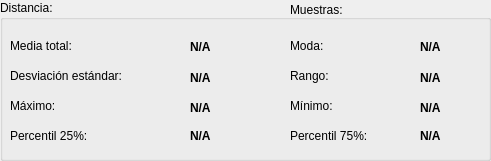
  <widget class="QGroupBox" name="groupBox">
   <property name="geometry">
    <rect>
     <x>10</x>
     <y>10</y>
     <width>491</width>
     <height>161</height>
    </rect>
   </property>
   <property name="title">
    <string>Distancia:</string>
   </property>
   <widget class="QLabel" name="label_16">
    <property name="geometry">
     <rect>
      <x>10</x>
      <y>120</y>
      <width>161</width>
      <height>31</height>
     </rect>
    </property>
    <property name="text">
     <string>Percentil 25%:</string>
    </property>
   </widget>
   <widget class="QLabel" name="label_9">
    <property name="geometry">
     <rect>
      <x>190</x>
      <y>98</y>
      <width>63</width>
      <height>20</height>
     </rect>
    </property>
    <property name="font">
     <font>
      <bold>true</bold>
     </font>
    </property>
    <property name="text">
     <string>N/A</string>
    </property>
   </widget>
   <widget class="QLabel" name="label_13">
    <property name="geometry">
     <rect>
      <x>190</x>
      <y>126</y>
      <width>63</width>
      <height>20</height>
     </rect>
    </property>
    <property name="font">
     <font>
      <bold>true</bold>
     </font>
    </property>
    <property name="text">
     <string>N/A</string>
    </property>
   </widget>
   <widget class="QLabel" name="label_8">
    <property name="geometry">
     <rect>
      <x>190</x>
      <y>68</y>
      <width>63</width>
      <height>20</height>
     </rect>
    </property>
    <property name="font">
     <font>
      <bold>true</bold>
     </font>
    </property>
    <property name="text">
     <string>N/A</string>
    </property>
   </widget>
   <widget class="QLabel" name="label_6">
    <property name="geometry">
     <rect>
      <x>290</x>
      <y>90</y>
      <width>61</width>
      <height>31</height>
     </rect>
    </property>
    <property name="text">
     <string>Mínimo:</string>
    </property>
   </widget>
   <widget class="QLabel" name="label_11">
    <property name="geometry">
     <rect>
      <x>420</x>
      <y>68</y>
      <width>63</width>
      <height>20</height>
     </rect>
    </property>
    <property name="font">
     <font>
      <bold>true</bold>
     </font>
    </property>
    <property name="text">
     <string>N/A</string>
    </property>
   </widget>
   <widget class="QLabel" name="label_10">
    <property name="geometry">
     <rect>
      <x>420</x>
      <y>98</y>
      <width>63</width>
      <height>20</height>
     </rect>
    </property>
    <property name="font">
     <font>
      <bold>true</bold>
     </font>
    </property>
    <property name="text">
     <string>N/A</string>
    </property>
   </widget>
   <widget class="QLabel" name="label_7">
    <property name="geometry">
     <rect>
      <x>190</x>
      <y>37</y>
      <width>63</width>
      <height>20</height>
     </rect>
    </property>
    <property name="font">
     <font>
      <bold>true</bold>
     </font>
    </property>
    <property name="text">
     <string>N/A</string>
    </property>
   </widget>
   <widget class="QLabel" name="label_5">
    <property name="geometry">
     <rect>
      <x>10</x>
      <y>90</y>
      <width>161</width>
      <height>31</height>
     </rect>
    </property>
    <property name="text">
     <string>Máximo:</string>
    </property>
   </widget>
   <widget class="QLabel" name="label_3">
    <property name="geometry">
     <rect>
      <x>10</x>
      <y>60</y>
      <width>161</width>
      <height>31</height>
     </rect>
    </property>
    <property name="text">
     <string>Desviación estándar:</string>
    </property>
   </widget>
   <widget class="QLabel" name="label_14">
    <property name="geometry">
     <rect>
      <x>290</x>
      <y>120</y>
      <width>101</width>
      <height>31</height>
     </rect>
    </property>
    <property name="text">
     <string>Percentil 75%:</string>
    </property>
   </widget>
   <widget class="QLabel" name="label">
    <property name="geometry">
     <rect>
      <x>10</x>
      <y>30</y>
      <width>161</width>
      <height>31</height>
     </rect>
    </property>
    <property name="text">
     <string>Media total:</string>
    </property>
   </widget>
   <widget class="QLabel" name="label_2">
    <property name="geometry">
     <rect>
      <x>290</x>
      <y>30</y>
      <width>61</width>
      <height>31</height>
     </rect>
    </property>
    <property name="text">
     <string>Moda:</string>
    </property>
   </widget>
   <widget class="QLabel" name="label_12">
    <property name="geometry">
     <rect>
      <x>420</x>
      <y>37</y>
      <width>63</width>
      <height>20</height>
     </rect>
    </property>
    <property name="font">
     <font>
      <bold>true</bold>
     </font>
    </property>
    <property name="text">
     <string>N/A</string>
    </property>
   </widget>
   <widget class="QLabel" name="label_15">
    <property name="geometry">
     <rect>
      <x>420</x>
      <y>126</y>
      <width>63</width>
      <height>20</height>
     </rect>
    </property>
    <property name="font">
     <font>
      <bold>true</bold>
     </font>
    </property>
    <property name="text">
     <string>N/A</string>
    </property>
   </widget>
   <widget class="QLabel" name="label_4">
    <property name="geometry">
     <rect>
      <x>290</x>
      <y>60</y>
      <width>61</width>
      <height>31</height>
     </rect>
    </property>
    <property name="text">
     <string>Rango:</string>
    </property>
   </widget>
   <widget class="QLabel" name="label_17">
    <property name="geometry">
     <rect>
      <x>90</x>
      <y>0</y>
      <width>101</width>
      <height>20</height>
     </rect>
    </property>
    <property name="font">
     <font>
      <bold>true</bold>
     </font>
    </property>
    <property name="text">
     <string/>
    </property>
   </widget>
   <widget class="QLabel" name="label_21">
    <property name="geometry">
     <rect>
      <x>290</x>
      <y>0</y>
      <width>71</width>
      <height>20</height>
     </rect>
    </property>
    <property name="text">
     <string>Muestras:</string>
    </property>
   </widget>
   <widget class="QLabel" name="label_25">
    <property name="geometry">
     <rect>
      <x>402</x>
      <y>0</y>
      <width>61</width>
      <height>20</height>
     </rect>
    </property>
    <property name="text">
     <string/>
    </property>
   </widget>
  </widget>
